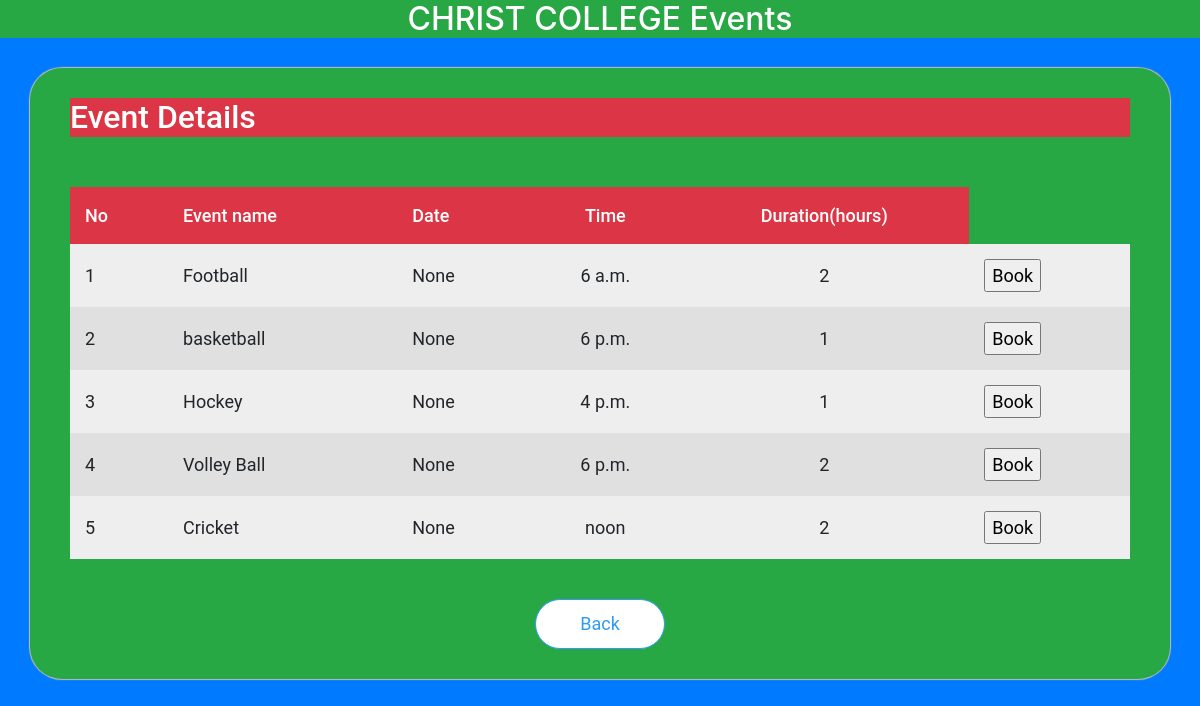
Screenshot of /scm/user_event (signed in) with the database file from the repository.
### scmapp/models.py (models this page shows)
class Event(models.Model):
    eid = models.AutoField(primary_key=True)
    uid = models.IntegerField()
    name = models.CharField(max_length=20)
    date = models.DateField()
    time = models.TimeField()
    duration = models.IntegerField()

### scmapp/views.py (the view)
def user_event(request):
    if 'uname' in request.session:
        event = Event.objects.all()
        data = {'event':event}
        mobile = request.POST.get('mobile')
        date = request.POST.get('date')
        time = request.POST.get('time')
        name = request.POST.get('name')
        return render(request, 'user_event.html', context=data)
    else:
        data = {'status':'You need to login first'}
        return render(request,'registration.html',context=data)

### templates/user_event.html (shortened to what this page needs)
<!DOCTYPE html>
{% load static %}
<html>
<head>
  <link rel="stylesheet" href="https://stackpath.bootstrapcdn.com/bootstrap/4.4.1/css/bootstrap.min.css">
  <link rel="stylesheet" href="{% static 'css/admin_event.css' %}">
</head>
<body class="bg-primary">
<div class="container-fluid header text-center bg-success">
 <h2 style="color: white;">CHRIST COLLEGE Events</h2>
</div>
<div class="container box bg-success">
  <h2 class="bg-danger" style="color: white;">Event Details</h2>
  <table>
    <tr class="bg-danger" style="color: white;">
      <td>No</td>
      <td>Event name</td>
      <td>Date</td>
      <td>Time</td>
      <td>Duration(hours)</td>
    </tr>
    {% for e in event %}
      <tr>
        <td>{{ forloop.counter }}</td>
        <td>{{ e.name}}</td>
        <td>{{ e.date }}</td>
        <td>{{ e.time }}</td>
        <td>{{ e.duration }}</td>
        <td>
          <form action="{% url 'scmapp:db_ground_booking' %}" method="post">
            <input type="submit" value="Book" name="submit">
          </form>
        </td>
      </tr>
    {% empty %}
      <tr>
        <td colspan="5" align="center">No events</td>
      </tr>
    {% endfor %}
  </table>
  <div class="footer">
    <a href="{% url 'scmapp:user_home' %}"><button>Back</button></a>
  </div>
</div>
</body>
</html>

### static/css/admin_event.css (style rules this page uses)
body { background-color: #e6e6e6; }
.header { margin: 30 0px 0px 0px; font-size: 28px; }
.container { width: 100%; }
.box { margin-top: 30px; margin-bottom: 50px; background-color: #fafafa; font-family: 'Roboto'; font-size: 20px; padding: 30px 40px 30px 40px; border-radius: 32px; -webkit-box-shadow:0px 0px 1px 1px #bdbdbd; }
.box button { width: 130px; height: 50px; margin: 0px; background-color: #fff; outline: none; border:1.5px solid #2f9cf1; border-radius: 64px; font-size: 18px; color:#2f9cf1; }
.box table { margin:50px 0px 0px 0px; width:100%; }
.box td { padding:15px; }
.box tr { font-size: 18px; }
.box tr:nth-child(1) { font-size: 18px; font-weight: 500; background-color: #a9a9a9; }
.box tr:nth-child(even) { background-color: #eeeeee; }
.box tr:nth-child(odd) { background-color: #e0e0e0; }
.box td:nth-child(4) { text-align: center; }
.box td:nth-child(5) { text-align: center; }
.footer { margin:40px 0px 0px 0px; height: 50px; text-align: center; }
.footer button { width: 130; background-color: #fff; outline: none; border:1.5px solid #2f9cf1; padding: 10 20 10 20; border-radius: 64px; font-size: 18; color:#2f9cf1; }
.footer a { color:black; }

### rows the page displays
Event: name "Football", date "None", time "6 a.m.", duration "2"
Event: name "basketball", date "None", time "6 p.m.", duration "1"
Event: name "Hockey", date "None", time "4 p.m.", duration "1"
Event: name "Volley Ball", date "None", time "6 p.m.", duration "2"
Event: name "Cricket", date "None", time "noon", duration "2"
